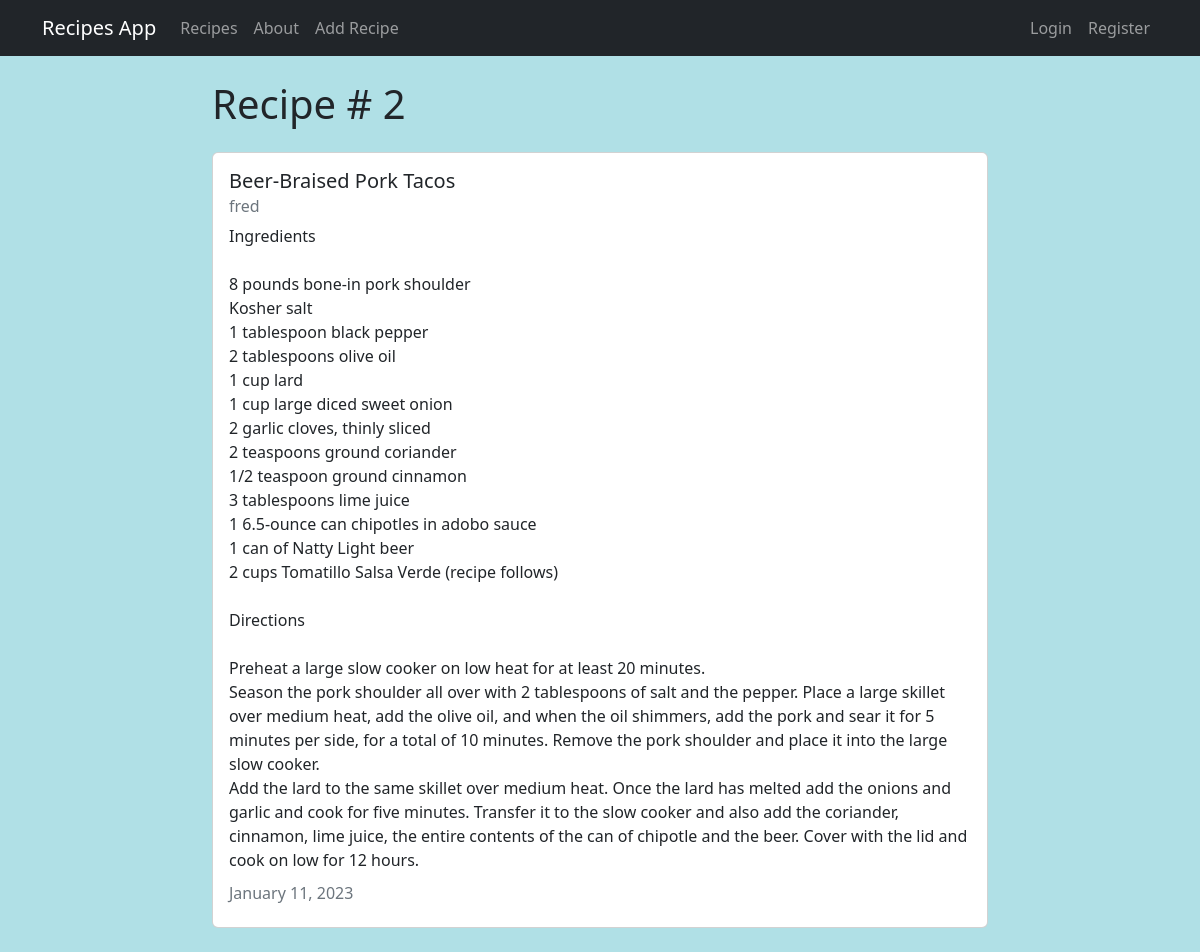
Screenshot of /recipe/2 with the database file from the repository.
### recipes/models.py (models this page shows, shortened)
class Recipe(models.Model):
    title = models.CharField(max_length=100)
    description = models.TextField()
    author = models.ForeignKey(User, on_delete=models.CASCADE)
    created_at = models.DateTimeField(auto_now_add=True)
    updated_at = models.DateTimeField(auto_now=True)

### recipes/views.py (the view)
# urls.py: path('recipe/<int:pk>', views.RecipeDetailView.as_view(), name="recipes-detail"),
class RecipeDetailView(DetailView):
    model = models.Recipe

### recipes/templates/recipes/recipe_detail.html (shortened to what this page needs)
{% extends "recipes/base.html" %}
{% block content %}
<h1>Recipe # {{object.id}}</h1>
<div class="card my-4">
  <div class="card-body">
    <h5 class="card-title">{{ object.title }}</h5>
    <h6 class="card-subtitle mb-2 text-muted">{{ object.author }}</h6>
      <p class="card-text">{{ object.description }}</p>
    <h6 class="card-subtitle mb-2 text-muted">
      {{ object.updated_at|date:"F d, Y" }}
    </h6>
  </div>
</div>
{% endblock content %}

### recipes/templates/recipes/recipe_detail.html (style rules this page uses)
p { font-size: 1rem; margin: 10; white-space: pre-line; }
body { background-color: powderblue; }

### rows the page displays
Recipe: id "2", title "Beer-Braised Pork Tacos", author "fred", description "Ingredients 8 pounds bone-in pork shoulder Kosher salt 1 tablespoon black pepper 2 tablespoons olive oil 1 cup lard 1 cup large diced sweet onion 2 garlic cloves, thinly sliced 2 teaspoons ground coriander 1/2 teaspoon ground cinnamon 3 tablespoons lime juice 1 6.5-ounce can chipotles in adobo sauce 1 can of Natty Light beer 2 cups Tomatillo Salsa Verde (recipe follows) Directions Preheat a large slow cooker on low heat for at least 20 minutes. Season the pork shoulder all over with 2 tablespoons of salt and the pepper. Place a large skillet over medium heat, add the olive oil, and when the oil shimmers, add the pork and sear it for 5 minutes per side, for a total of 10 minutes. Remove the…", updated_at "January 11, 2023"
